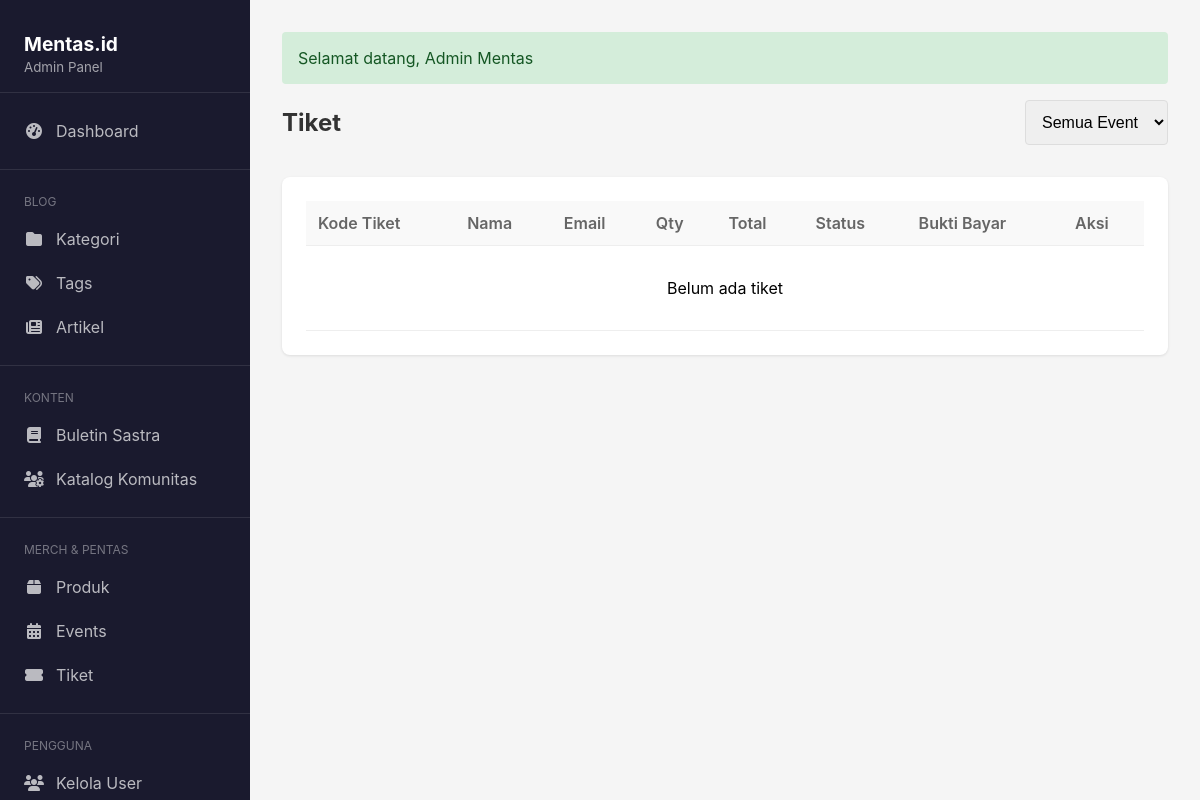
The page /admin/tickets (signed in) on the database as committed earlier.
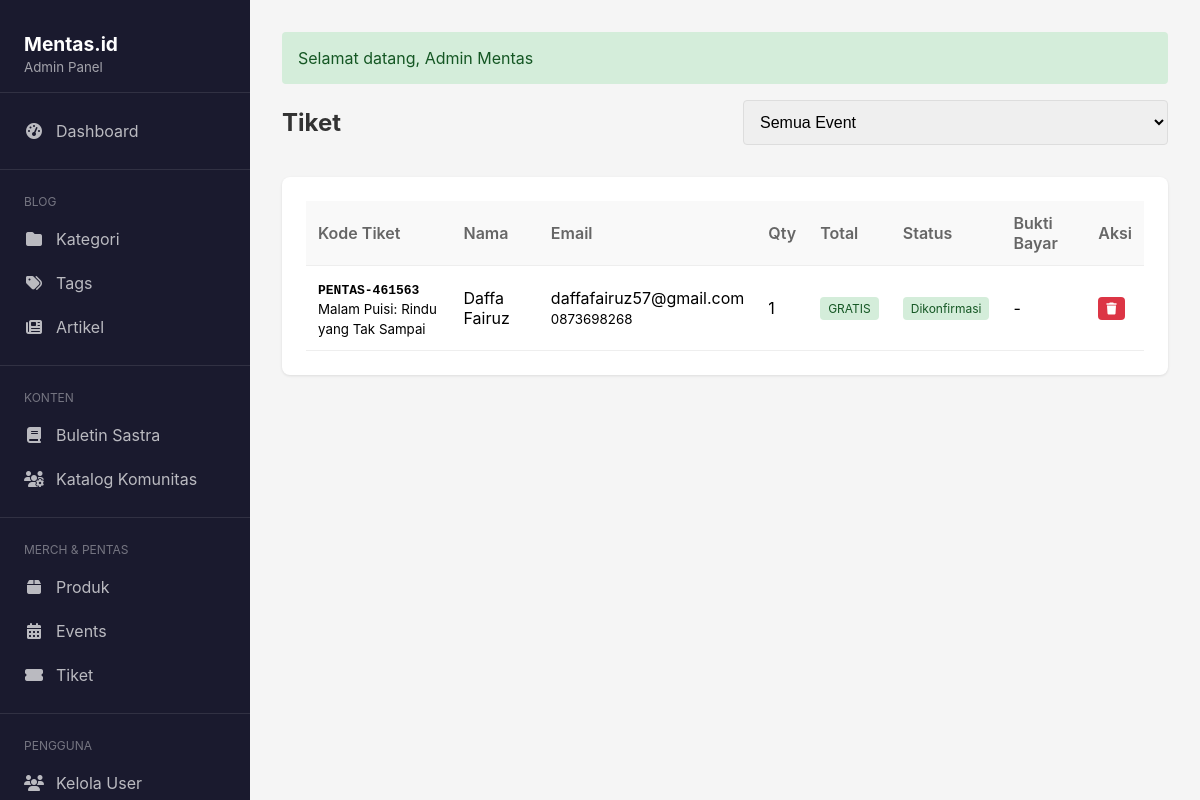
The same page on the database as committed later.
### tables this page shows
CREATE TABLE `tickets` (
  `id` int NOT NULL,
  `ticket_code` varchar(50) NOT NULL,
  `event_id` int NOT NULL,
  `name` varchar(255) NOT NULL,
  `email` varchar(255) NOT NULL,
  `phone` varchar(20) DEFAULT NULL,
  `quantity` int DEFAULT '1',
  `total_price` decimal(12,2) DEFAULT '0.00',
  `payment_proof` varchar(255) DEFAULT NULL,
  `status` enum('pending','confirmed','cancelled','checked_in') DEFAULT 'pending',
  `notes` text,
  `checked_in_at` timestamp NULL DEFAULT NULL,
  `confirmed_at` timestamp NULL DEFAULT NULL,
  `created_at` timestamp NULL DEFAULT CURRENT_TIMESTAMP,
  `updated_at` timestamp NULL DEFAULT CURRENT_TIMESTAMP ON UPDATE CURRENT_TIMESTAMP
);

CREATE TABLE `events` (
  `id` int NOT NULL,
  `title` varchar(255) NOT NULL,
  `slug` varchar(255) DEFAULT NULL,
  `description` text,
  `venue` varchar(255) DEFAULT NULL,
  `venue_address` text,
  `event_date` datetime NOT NULL,
  `end_date` datetime DEFAULT NULL,
  `cover_image` varchar(255) DEFAULT NULL,
  `ticket_price` decimal(12,2) DEFAULT '0.00',
  `ticket_quota` int DEFAULT '0',
  `tickets_sold` int DEFAULT '0',
  `is_active` tinyint(1) DEFAULT '1',
  `created_at` timestamp NULL DEFAULT CURRENT_TIMESTAMP,
  `updated_at` timestamp NULL DEFAULT CURRENT_TIMESTAMP ON UPDATE CURRENT_TIMESTAMP
);

### app/controllers/AdminController.php (called while the page is built, shortened)
<?php
class AdminController extends Controller
{
    public function tickets()
    {
        $ticketModel = new Ticket();
        $eventModel = new Event();
        $eventId = isset($_GET['event_id']) ? intval($_GET['event_id']) : null;
        $status = isset($_GET['status']) ? $_GET['status'] : null;
        if ($eventId) {
            $tickets = $ticketModel->getByEvent($eventId);
            $currentEvent = $eventModel->find($eventId);
        } else {
            $tickets = $ticketModel->getAll();
            $currentEvent = null;
        }
        $events = $eventModel->getAll();
        return $this->view('admin/tickets/index', [
            'tickets' => $tickets,
            'events' => $events,
            'currentEvent' => $currentEvent,
            'currentStatus' => $status
        ]);
    }
}

### public/index.php (called while the page is built, shortened)
<?php
require_once '../app/config/database.php';
require_once '../app/core/Database.php';
require_once '../app/models/Ticket.php';
$router = new Router();
$router->dispatch();

### app/core/Database.php (called while the page is built, shortened)
<?php
class Database
{
    private static $instance = null;
    private $pdo;
    private function __construct()
    {
        try {
            $dsn = "mysql:host=" . DB_HOST . ";dbname=" . DB_NAME . ";charset=" . DB_CHARSET;
            $options = [
                PDO::ATTR_ERRMODE => PDO::ERRMODE_EXCEPTION,
                PDO::ATTR_DEFAULT_FETCH_MODE => PDO::FETCH_ASSOC,
                PDO::ATTR_EMULATE_PREPARES => false,
            ];
            $this->pdo = new PDO($dsn, DB_USER, DB_PASS, $options);
        } catch (PDOException $e) {
            die("Database connection failed: " . $e->getMessage());
        }
    }
    public static function getInstance()
    {
        if (self::$instance === null) {
            self::$instance = new self();
        }
        return self::$instance;
    }
    public function getConnection()
    {
        return $this->pdo;
    }
}

### app/models/Ticket.php (called while the page is built, shortened)
<?php
class Ticket {
    private $db;
    private $table = 'tickets';
    public function __construct() {
        $this->db = Database::getInstance()->getConnection();
    }
    public function getAll() {
        $stmt = $this->db->prepare(
            "SELECT t.*, e.title as event_title, e.event_date
             FROM {$this->table} t
             JOIN events e ON t.event_id = e.id
             ORDER BY t.created_at DESC"
        );
        $stmt->execute();
        return $stmt->fetchAll(PDO::FETCH_ASSOC);
    }
}

### app/views/admin/tickets/index.php (the view, shortened to what the changed rows need)
<?php require_once __DIR__ . '/../layout/header.php'; ?>
<div class="page-header">
    <h1>
        Tiket
    </h1>
</div>
<div class="card">
    <table class="table">
        <thead>
            <tr>
                <th>Kode Tiket</th>
                <th>Nama</th>
                <th>Email</th>
                <th>Qty</th>
                <th>Total</th>
                <th>Status</th>
                <th>Bukti Bayar</th>
                <th>Aksi</th>
            </tr>
        </thead>
        <tbody>
            <?php if (empty($tickets)): ?>
                <tr><td colspan="8" style="text-align: center; padding: 2rem;">Belum ada tiket</td></tr>
            <?php else: ?>
                <?php foreach ($tickets as $ticket): ?>
                    <tr>
                        <td>
                            <strong style="font-family: monospace;"><?= $ticket['ticket_code'] ?></strong>
                            <?php if (!$currentEvent && !empty($ticket['event_title'])): ?>
                                <br><small class="text-muted"><?= htmlspecialchars($ticket['event_title']) ?></small>
                            <?php endif; ?>
                        </td>
                        <td><?= htmlspecialchars($ticket['name']) ?></td>
                        <td>
                            <?= htmlspecialchars($ticket['email']) ?>
                            <?php if (!empty($ticket['phone'])): ?>
                                <br><small><?= htmlspecialchars($ticket['phone']) ?></small>
                            <?php endif; ?>
                        </td>
                        <td><?= $ticket['quantity'] ?></td>
                        <td>
                            <?php if ($ticket['total_price'] > 0): ?>
                                Rp <?= number_format($ticket['total_price'], 0, ',', '.') ?>
                            <?php else: ?>
                                <span class="badge badge-success">GRATIS</span>
                            <?php endif; ?>
                        </td>
                        <td>
                            <?php
                            $statusClass = [
                                'pending' => 'badge-warning',
                                'confirmed' => 'badge-success',
                                'cancelled' => 'badge-danger',
                                'checked_in' => 'badge-info'
                            ];
                            $statusLabel = [
                                'pending' => 'Pending',
                                'confirmed' => 'Dikonfirmasi',
                                'cancelled' => 'Dibatalkan',
                                'checked_in' => 'Sudah Check-in'
                            ];
                            ?>
                            <span class="badge <?= $statusClass[$ticket['status']] ?? 'badge-secondary' ?>">
                                <?= $statusLabel[$ticket['status']] ?? $ticket['status'] ?>
                            </span>
                        </td>
                        <td>
                            <?php if (!empty($ticket['payment_proof'])): ?>
                                <a href="<?= BASE_URL ?>/<?= $ticket['payment_proof'] ?>" target="_blank" class="btn btn-sm btn-outline-primary">
                                    <i class="fas fa-image"></i> Lihat
                                </a>
                            <?php else: ?>
                                <span class="text-muted">-</span>
                            <?php endif; ?>
                        </td>
                        <td>
                            <?php $eventParam = $currentEvent ? '?event_id=' . $currentEvent['id'] : ''; ?>
                            <a href="<?= BASE_URL ?>/admin/ticketDelete/<?= $ticket['id'] ?><?= $eventParam ?>" class="btn btn-sm btn-danger" onclick="return confirm('Yakin hapus tiket ini?')">
                                <i class="fas fa-trash"></i>
                            </a>
                        </td>
                    </tr>
                <?php endforeach; ?>
            <?php endif; ?>
        </tbody>
    </table>
</div>
<?php require_once __DIR__ . '/../layout/footer.php'; ?>

Rows that differ between the two databases and show on the page:
added tickets: ticket_code "PENTAS-461563", event.title "Malam Puisi: Rindu yang Tak Sampai", name "Daffa Fairuz", email "daffafairuz57@gmail.com", phone "0873698268", quantity "1", total_price "GRATIS", status "Dikonfirmasi"
Other text that changed with them:
text no longer shown: "Belum ada tiket"
